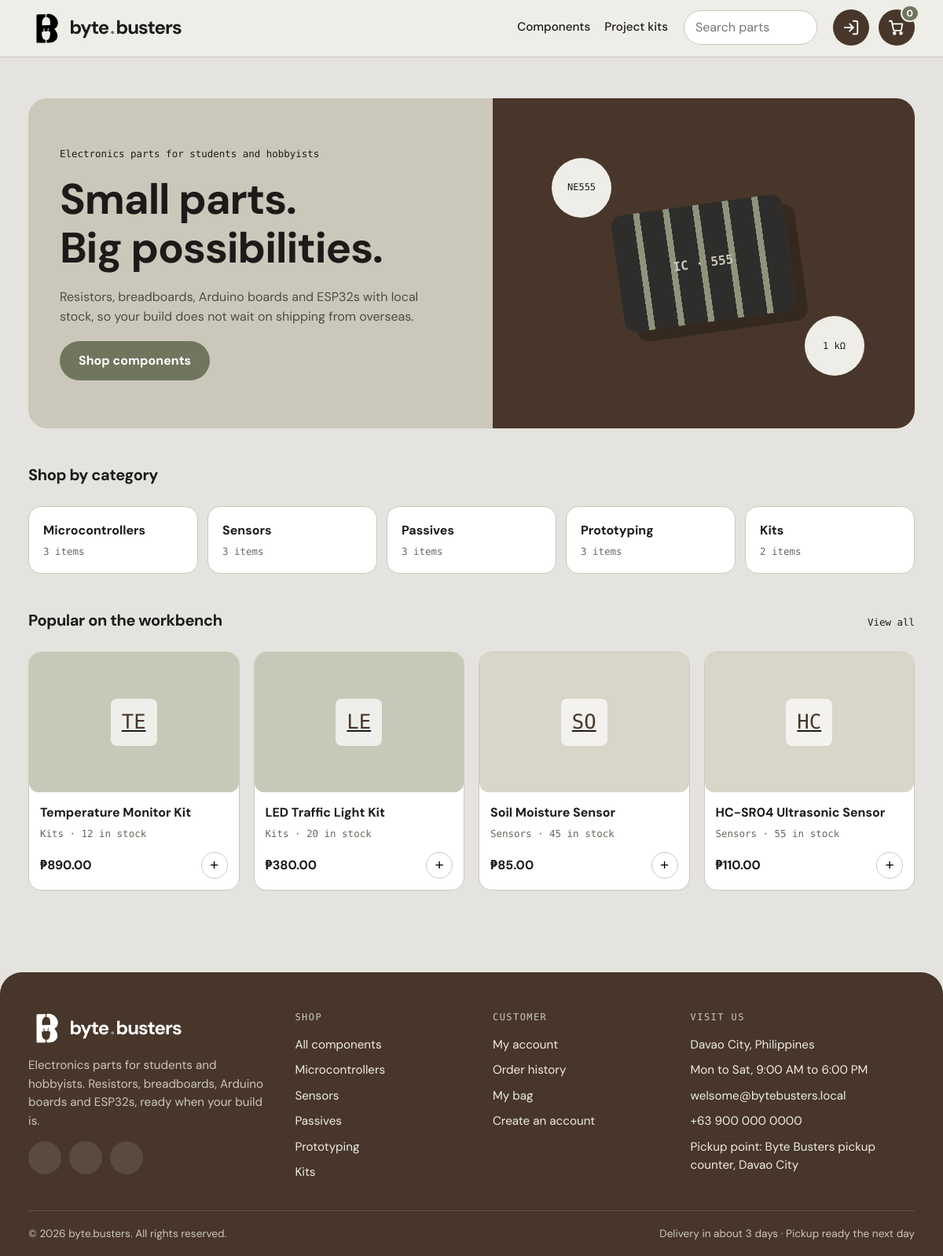
The page / on the database its author committed.
### tables this page shows
CREATE TABLE products (
                          id INT AUTO_INCREMENT PRIMARY KEY,
                          name VARCHAR(120) NOT NULL,
                          category VARCHAR(40) NOT NULL,
                          description TEXT,
                          price DECIMAL(10,2) NOT NULL,
                          stock INT NOT NULL DEFAULT 0,
                          image VARCHAR(80) DEFAULT NULL,
                          created_at TIMESTAMP DEFAULT CURRENT_TIMESTAMP,
                          INDEX (category)
);

### config.php (the view, shortened to what this page needs)
<?php
try {
    $pdo = new PDO('mysql:host=' . DB_HOST . ';dbname=' . DB_NAME . ';charset=utf8mb4', DB_USER, DB_PASS, [
            PDO::ATTR_ERRMODE => PDO::ERRMODE_EXCEPTION,
            PDO::ATTR_DEFAULT_FETCH_MODE => PDO::FETCH_ASSOC,
            PDO::ATTR_EMULATE_PREPARES => false,
    ]);
} catch (PDOException $ex) {
    http_response_code(500);
    exit('Database connection failed. Check the settings at the top of config.php.');
}
function e($s) { return htmlspecialchars((string)$s, ENT_QUOTES, 'UTF-8'); }
function peso($n) { return '₱' . number_format((float)$n, 2); }
function user() { return $_SESSION['user'] ?? null; }
function csrf_token() { return $_SESSION['csrf'] ??= bin2hex(random_bytes(16)); }
function cart_count($pdo) {
    if (!user()) return 0;
    $s = $pdo->prepare('SELECT COALESCE(SUM(qty),0) FROM cart_items WHERE user_id = ?');
    $s->execute([user()['id']]);
    return (int)$s->fetchColumn();
}
function product_img($p, $cls = '') {
    $inner = $p['image']
            ? '<img src="' . 'uploads/' . e($p['image']) . '" alt="' . e($p['name']) . '">'
            : '<span class="ph">' . e(mb_strtoupper(mb_substr($p['name'], 0, 2))) . '</span>';
    return '<div class="thumb t-' . (crc32($p['category']) % 4) . ' ' . $cls . '">' . $inner . '</div>';
}
function product_card($p) {
    $out = $p['stock'] < 1;
    return '<article class="card">
      <a href="index.php?page=product&id=' . (int)$p['id'] . '">' . product_img($p) . '</a>
      <div class="card-body">
        <a class="card-name" href="index.php?page=product&id=' . (int)$p['id'] . '">' . e($p['name']) . '</a>
        <p class="mono muted">' . e($p['category']) . ' · ' . ($out ? 'sold out' : (int)$p['stock'] . ' in stock') . '</p>
        <div class="card-foot"><strong>' . peso($p['price']) . '</strong>
        <button class="round" data-add="' . (int)$p['id'] . '" aria-label="Add ' . e($p['name']) . ' to bag"' . ($out ? ' disabled' : '') . '>+</button></div>
      </div></article>';
}
function page_header($title) {
    global $pdo; $u = user(); ?>
    <!doctype html>
    <html lang="en">
    <head>
        <link rel="stylesheet" href="assets/style.css">
    </head>
    <body>
    <header class="site-header">
        <div class="wrap bar">
            <a class="logo" href="index.php"><img src="assets/logo.svg" alt="">byte<em>.</em>busters</a>
            <div class="menu" id="menuPanel">
                <nav class="nav" aria-label="Main">
                    <a href="index.php?page=products">Components</a>
                    <a href="index.php?page=products&cat=Kits">Project kits</a>
                </nav>
                <form class="search" action="index.php" role="search">
                    <input type="search" name="q" placeholder="Search parts" aria-label="Search parts" value="<?= e($_GET['q'] ?? '') ?>">
                </form>
            </div>
            <div class="actions">
                <?php if ($u): ?>
                    <a class="icon-btn" href="index.php?page=account" aria-label="Account" title="Account">
                        <svg viewBox="0 0 24 24"><circle cx="12" cy="8" r="4"/><path d="M4 21a8 8 0 0 1 16 0"/></svg>
                    </a>
                    <form method="post" action="index.php?page=logout" class="inline">
                        <input type="hidden" name="csrf" value="<?= e(csrf_token()) ?>">
                        <button class="icon-btn" aria-label="Log out" title="Log out">
                            <svg viewBox="0 0 24 24"><path d="M9 21H5a2 2 0 0 1-2-2V5a2 2 0 0 1 2-2h4"/><path d="M16 17l5-5-5-5"/><path d="M21 12H9"/></svg>
                        </button>
                    </form>
                <?php else: ?>
                    <a class="icon-btn" href="index.php?page=login" aria-label="Log in" title="Log in">
                        <svg viewBox="0 0 24 24"><path d="M15 3h4a2 2 0 0 1 2 2v14a2 2 0 0 1-2 2h-4"/><path d="M10 17l5-5-5-5"/><path d="M15 12H3"/></svg>
                    </a>
                <?php endif; ?>
                <a class="bag" href="index.php?page=cart" aria-label="Cart">
                    <svg viewBox="0 0 24 24" fill="none" stroke="currentColor" stroke-width="2" stroke-linecap="round" stroke-linejoin="round"><circle cx="9" cy="20" r="1.5"/><circle cx="18" cy="20" r="1.5"/><path d="M2 3h3l2.7 12.4a1 1 0 0 0 1 .8h8.8a1 1 0 0 0 1-.8L20 7H6"/></svg>
                    <span id="bagCount"><?= cart_count($pdo) ?></span>
                </a>
            </div>
        </div>
    </header>
    <main class="wrap main">
<?php }
function page_footer() {
    $icons = [
            'Facebook'  => '<path d="M18 2h-3a5 5 0 0 0-5 5v3H7v4h3v8h4v-8h3l1-4h-4V7a1 1 0 0 1 1-1h3z"/>',
            'Instagram' => '<rect x="2" y="2" width="20" height="20" rx="5"/><path d="M16 11.4A4 4 0 1 1 12.6 8 4 4 0 0 1 16 11.4z"/><path d="M17.5 6.5h.01"/>',
            'TikTok'    => '<path d="M9 12a4 4 0 1 0 4 4V4a5 5 0 0 0 5 5"/>',
    ]; ?>
    </main>
    <footer class="site-footer">
        <div class="wrap">
            <div class="footer-grid">
                <div class="footer-brand">
                    <a class="logo" href="index.php"><img src="assets/logo.svg" alt="">byte<em>.</em>busters</a>
                    <p>Electronics parts for students and hobbyists. Resistors, breadboards, Arduino boards and ESP32s, ready when your build is.</p>
                    <div class="socials">
                        <?php foreach (SOCIALS as $name => $url): ?>
                            <a class="social" href="<?= e($url) ?>" target="_blank" rel="noopener" aria-label="<?= e($name) ?>" title="<?= e($name) ?>">
                                <svg viewBox="0 0 24 24"><?= $icons[$name] ?? '' ?></svg>
                            </a>
                        <?php endforeach; ?>
                    </div>
                </div>
                <nav aria-label="Shop">
                    <h3>Shop</h3>
                    <ul>
                        <li><a href="index.php?page=products">All components</a></li>
                        <?php foreach (CATEGORIES as $c): ?>
                            <li><a href="index.php?page=products&cat=<?= urlencode($c) ?>"><?= e($c) ?></a></li>
                        <?php endforeach; ?>
                    </ul>
                </nav>
                <nav aria-label="Customer">
                    <h3>Customer</h3>
                    <ul>
                        <li><a href="index.php?page=account">My account</a></li>
                        <li><a href="index.php?page=account">Order history</a></li>
                        <li><a href="index.php?page=cart">My bag</a></li>
                        <li><a href="index.php?page=register">Create an account</a></li>
                    </ul>
                </nav>
                <div>
                    <h3>Visit us</h3>
                    <ul class="details">
                        <li><?= e(SHOP_ADDRESS) ?></li>
                        <li><?= e(SHOP_HOURS) ?></li>
                        <li><a href="mailto:<?= e(SHOP_EMAIL) ?>"><?= e(SHOP_EMAIL) ?></a></li>
                        <li><a href="tel:<?= e(preg_replace('/[^+\d]/', '', SHOP_PHONE)) ?>"><?= e(SHOP_PHONE) ?></a></li>
                        <li>Pickup point: <?= e(PICKUP_POINT) ?></li>
                    </ul>
                </div>
            </div>
            <div class="footer-bottom">
                <span>© <?= date('Y') ?> byte.busters. All rights reserved.</span>
                <span>Delivery in about 3 days · Pickup ready the next day</span>
            </div>
        </div>
    </footer>
    </body>
    </html>
<?php }

### index.php (shortened to what this page needs)
<?php
require __DIR__ . '/config.php';
$page = $_GET['page'] ?? 'home';
('page_' . $page)($pdo);
function page_home($pdo) {
    $popular = $pdo->query('SELECT p.* FROM products p WHERE p.stock > 0
        ORDER BY (SELECT COALESCE(SUM(qty),0) FROM order_items WHERE product_id = p.id) DESC, p.id DESC LIMIT 4')->fetchAll();
    $counts = $pdo->query('SELECT category, COUNT(*) n FROM products GROUP BY category')->fetchAll(PDO::FETCH_KEY_PAIR);
    page_header('Small parts, big possibilities'); ?>
    <section class="hero">
        <div class="hero-copy">
            <p class="mono">Electronics parts for students and hobbyists</p>
            <h1>Small parts.<br>Big possibilities.</h1>
            <p class="lede">Resistors, breadboards, Arduino boards and ESP32s with local stock, so your build does not wait on shipping from overseas.</p>
            <a class="btn coral" href="index.php?page=products">Shop components</a>
        </div>
        <div class="hero-art" aria-hidden="true">
            <span class="bubble b1">NE555</span>
            <div class="chip"><b>IC · 555</b></div>
            <span class="bubble b2">1 kΩ</span>
        </div>
    </section>
    <section class="block">
        <div class="block-head"><h2>Shop by category</h2></div>
        <div class="cats">
            <?php foreach (CATEGORIES as $c): ?>
                <a class="cat" href="index.php?page=products&cat=<?= urlencode($c) ?>"><strong><?= e($c) ?></strong><span class="mono muted"><?= (int)($counts[$c] ?? 0) ?> items</span></a>
            <?php endforeach; ?>
        </div>
    </section>
    <section class="block">
        <div class="block-head"><h2>Popular on the workbench</h2><a class="mono" href="index.php?page=products">View all</a></div>
        <div class="grid"><?php foreach ($popular as $p) echo product_card($p); ?></div>
    </section>
    <?php page_footer(); }
    page_header('Components'); ?>

### rows shown on the page
products: name "TE", name "Temperature Monitor Kit", category "Kits", stock "12", price "₱890.00"
products: name "LE", name "LED Traffic Light Kit", category "Kits", stock "20", price "₱380.00"
products: name "SO", name "Soil Moisture Sensor", category "Sensors", stock "45", price "₱85.00"
products: name "HC", name "HC-SR04 Ultrasonic Sensor", category "Sensors", stock "55", price "₱110.00"

### other values the page prints
cart_count($pdo) "0"
$c "Microcontrollers"
$counts[$c] "3"
$c "Sensors"
$c "Passives"
$c "Prototyping"
$c "Kits"
$counts[$c] "2"
SHOP_ADDRESS "Davao City, Philippines"
SHOP_HOURS "Mon to Sat, 9:00 AM to 6:00 PM"
SHOP_EMAIL "welsome@bytebusters.local"
SHOP_PHONE "+63 900 000 0000"
PICKUP_POINT "Byte Busters pickup counter, Davao City"
